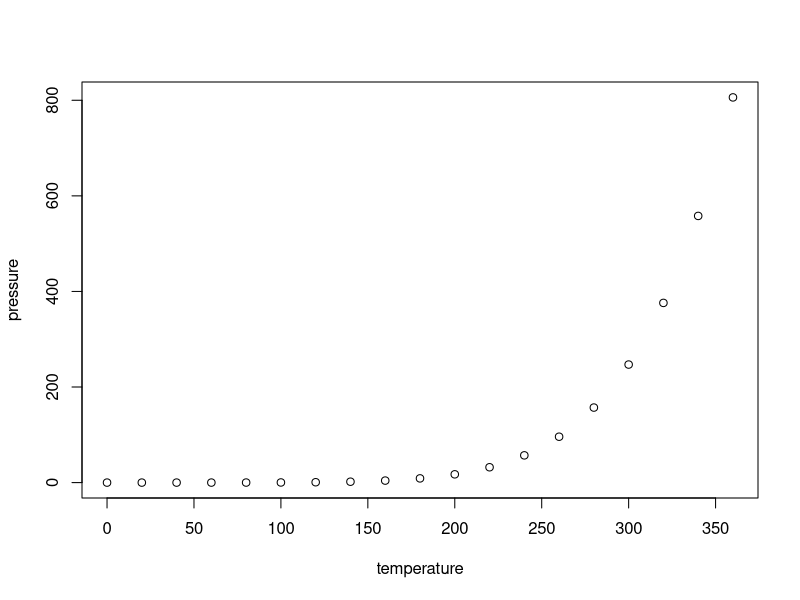
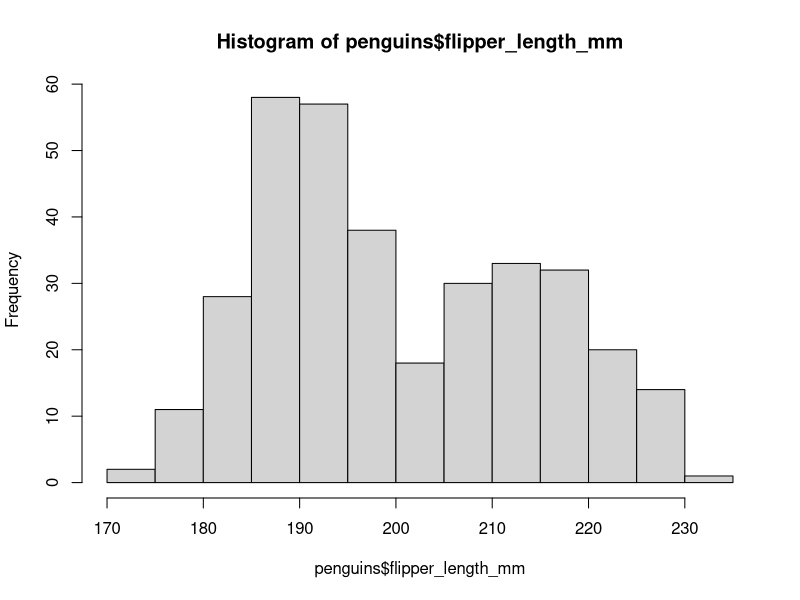
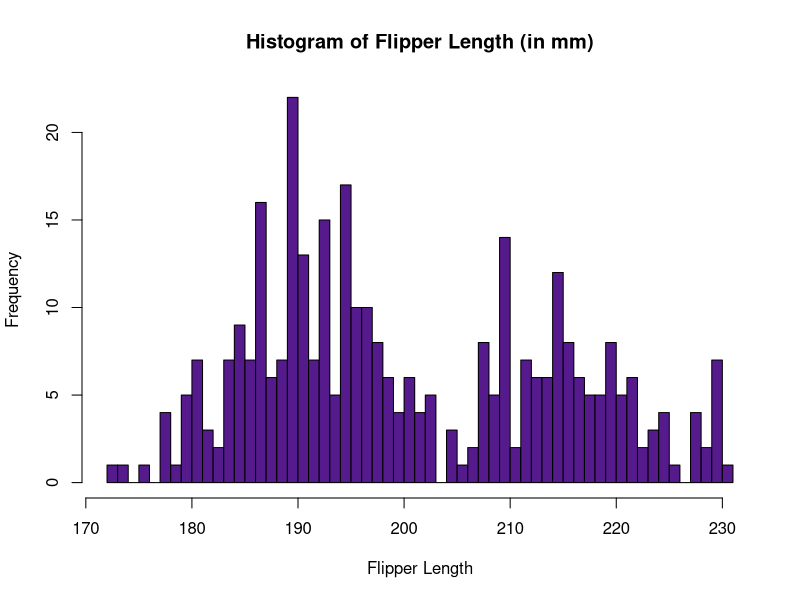
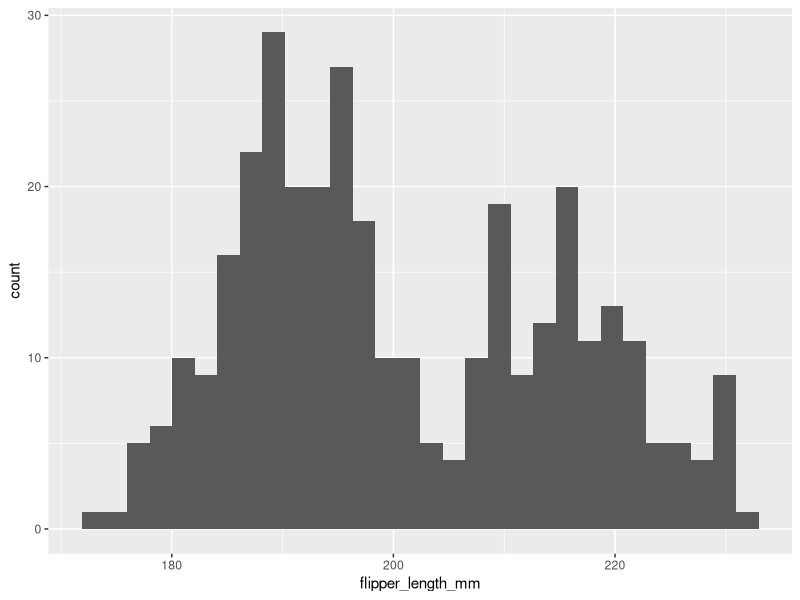
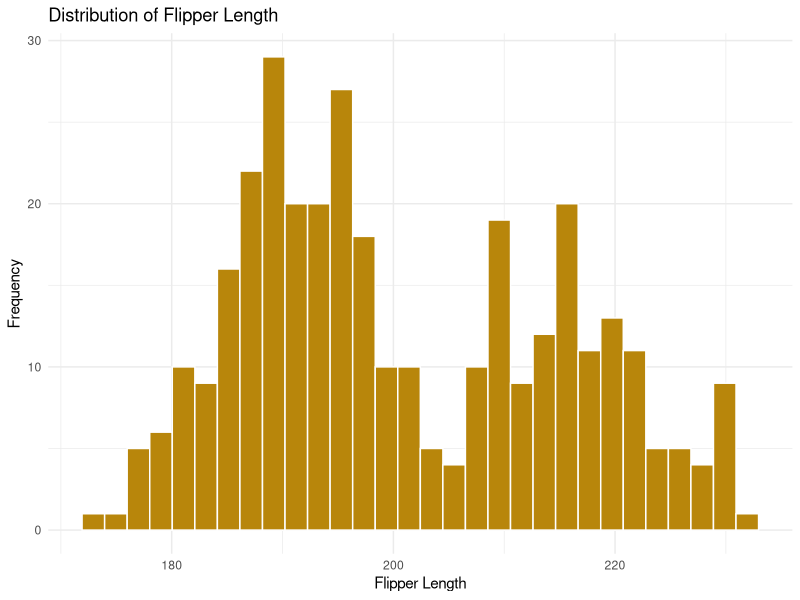
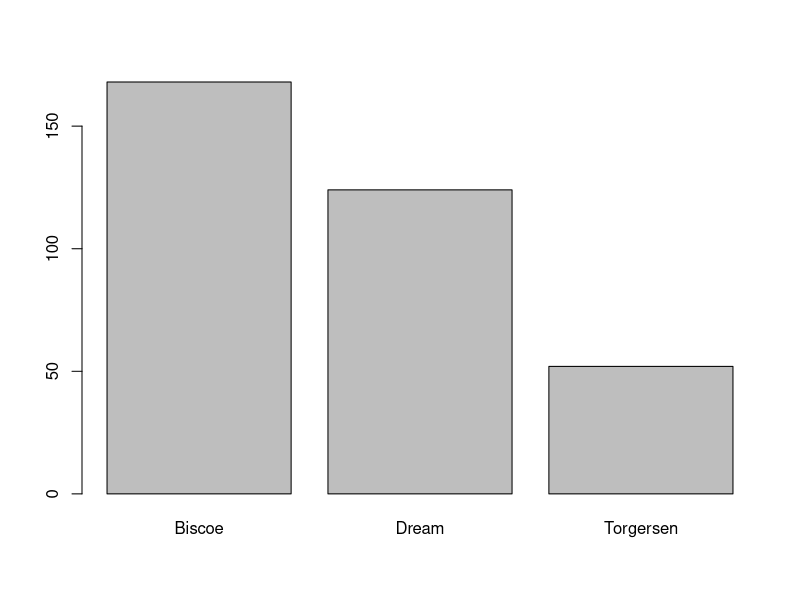
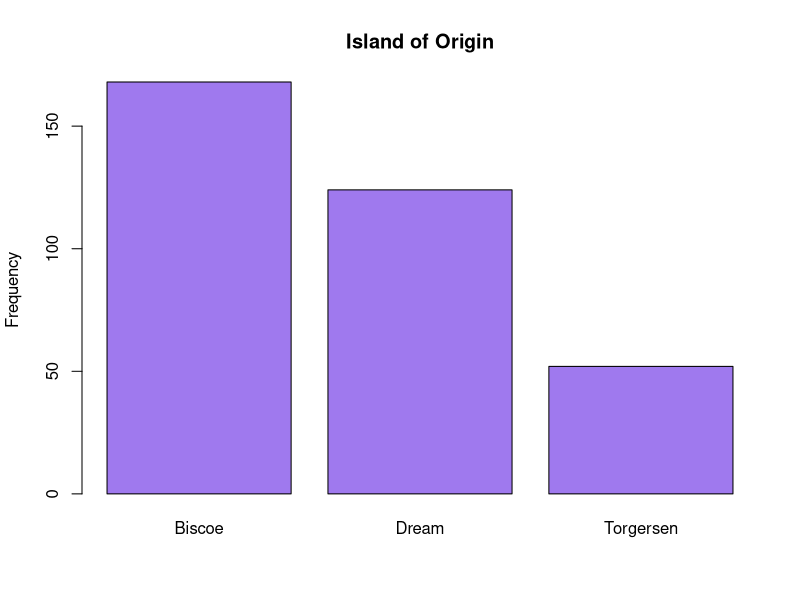
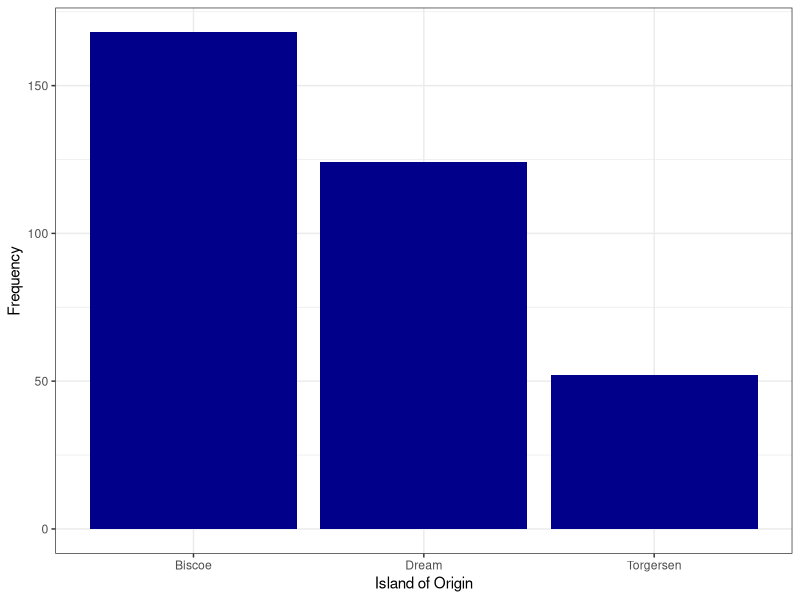

These figures' R source, in order:
## ----setup, echo = FALSE------------------------------------------------------------------------------------------------------
knitr::opts_chunk$set(echo = TRUE)
knitr::opts_knit$set(root.dir = '~/Dropbox/Workshops/IntrotoRIII/Intro-to-R-III')


## ----knit_ex, eval = FALSE----------------------------------------------------------------------------------------------------
## data(cars)
## summary(cars)


## ----pressure, echo=FALSE, fig.align = 'center', fig.cap = "For example, this figure was created with `echo = FALSE` and `eval = TRUE`."----
plot(pressure)


## ----eval = F-----------------------------------------------------------------------------------------------------------------
## install.packages('knitr')
## library(knitr)
## purl('IntroToRIII_20231102.Rmd')


## ----warning = F, message = F-------------------------------------------------------------------------------------------------
#install.packages("ggplot2")
#install.packages('palmerpenguins')
library(ggplot2)
library(palmerpenguins)


## ----iris---------------------------------------------------------------------------------------------------------------------
summary(penguins)


## ----echo=FALSE---------------------------------------------------------------------------------------------------------------
hist(penguins$flipper_length_mm)


## ----iris sepal, echo=FALSE, tidy =T------------------------------------------------------------------------------------------
hist(penguins$flipper_length_mm,
     main = "Histogram of Flipper Length (in mm)",   #main title of the graph
     xlab = "Flipper Length",                #x-axis label (can also use ylab for y-axis label)
     col = "purple4",                      #change color of the bars
     breaks = 45)                          #alter the number of bins


## ----warning = F, message = F, error = F--------------------------------------------------------------------------------------
ggplot(penguins, aes(x = flipper_length_mm)) +
  geom_histogram()


## -----------------------------------------------------------------------------------------------------------------------------
ggplot(penguins, aes(x = flipper_length_mm)) +
  geom_histogram(fill = "darkgoldenrod", #alter the fill color of the bars
                 color = "white") +      #alter the outline color of the bars
  ggtitle("Distribution of Flipper Length") +
  xlab("Flipper Length") +
  ylab("Frequency") +
  theme_minimal()     #changes the background theme.  The default is grey.
  


## -----------------------------------------------------------------------------------------------------------------------------
#Summarize # of penguins from each 
#island in a table
counts <- table(penguins$island)

#Create the plot
barplot(counts) 


## -----------------------------------------------------------------------------------------------------------------------------
barplot(counts, 
        main = "Island of Origin",
        col = "mediumpurple2",
        ylab = "Frequency")


## -----------------------------------------------------------------------------------------------------------------------------
ggplot(penguins, aes(x = island)) +
  geom_bar(fill = "darkblue") +
  xlab("Island of Origin") +
  ylab("Frequency") +
  theme_bw()    #note the difference in background with this theme


## -----------------------------------------------------------------------------------------------------------------------------
#Make a quick summary table of penguins
#by island:
library(dplyr)
library(tidyr)
species_by_island <- penguins %>%
  group_by(species, island) %>%
  tally()

#Graph out the summary table using ggplot2:
ggplot(species_by_island, aes(x = species, y = n, fill = island)) +
  geom_bar(stat = "identity", position = "dodge") +
  xlab("Island of Origin") +
  ylab("Number of individuals of each species") +
  theme_bw()    


## -----------------------------------------------------------------------------------------------------------------------------
#summarize average flipper length by island
flippers_by_island <- penguins %>%
  group_by(island) %>%
  summarize(mean_flipper_length = mean(flipper_length_mm, na.rm = T))

#graph it out:
ggplot(flippers_by_island, aes(x = island, y = mean_flipper_length, fill = island)) +
  geom_bar(stat = "identity", position = "dodge") +
  xlab("Island of Origin") +
  ylab("Frequency") +
  theme_bw() + 
  theme(legend.position = "none")  +  #use this last line to get rid of the legend 
  scale_fill_manual(values = c("purple4", "darkgoldenrod", "black"))


## -----------------------------------------------------------------------------------------------------------------------------
plot(penguins$body_mass_g, penguins$flipper_length_mm,
     xlab = "Body mass (in g)",
     ylab = "Flipper Length (in mm)",
     frame = FALSE, #removes the boundary that R automatically puts on a scatterplot
     pch = 19)  #specifies the type of dot


## -----------------------------------------------------------------------------------------------------------------------------
plot(penguins$flipper_length_mm,
     penguins$body_mass_g,
     xlab = "Flipper length (mm)",
     ylab = "Body Mass (g)",
     main = "",
     pch = 2, col = 'red')


## ----eval = FALSE-------------------------------------------------------------------------------------------------------------
## getwd()
## setwd("~/Dropbox/Workshops/IntrotoRIII/")


## ----eval = FALSE-------------------------------------------------------------------------------------------------------------
## knitr::opts_knit$set(root.dir = "~/Dropbox/Workshops/IntrotoRIII/")


## ----pdf----------------------------------------------------------------------------------------------------------------------
pdf("Figures/WeightvsHeight.pdf",
    height = 4, width = 4)
plot(penguins$flipper_length_mm,
     penguins$body_mass_g,
     xlab = "Flipper length (mm)",
     ylab = "Body Mass (g)",
     main = "",
     pch = 2, col = 'red')
dev.off()


## ----plot_lims----------------------------------------------------------------------------------------------------------------
max(penguins$flipper_length_mm)
max(penguins$flipper_length_mm, na.rm = TRUE)

xlimits <- c(min(penguins$flipper_length_mm,
                  na.rm = TRUE)-1,
              max(penguins$flipper_length_mm,
                  na.rm = TRUE)+1)
ylimits <- c(min(penguins$body_mass_g,
                  na.rm = TRUE)-1,
              max(penguins$body_mass_g,
                  na.rm = TRUE)+1)

plot(penguins$flipper_length_mm[penguins$species == "Adelie"],
     penguins$body_mass_g[penguins$species == "Adelie"],
     xlim = xlimits,
     ylim = ylimits,
     xlab = "Flipper length (mm)",
     ylab = "Body Mass (g)",
     pch = 2, col = 'navyblue')
points(penguins$flipper_length_mm[penguins$species == "Chinstrap"],
       penguins$body_mass_g[penguins$species == "Chinstrap"],
       pch = 19, col = 'deeppink',
       lwd = 2)
points(penguins$flipper_length_mm[penguins$species == "Gentoo"],
       penguins$body_mass_g[penguins$species == "Gentoo"],
       pch = 21, col = 'deepskyblue',
       bg = alpha('deepskyblue', 0.5))
legend('topleft', pch = c(2,19,19), 
       lwd = c(1,2,1), lty = c(NA, NA,NA),
       col = c("navyblue",
               "deeppink",
               alpha("deepskyblue",.5)),
       legend = c("Adelie",
                  "Chinstrap",
                  "Gentoo"), bty = 'n')


## ----par_mfrow----------------------------------------------------------------------------------------------------------------
par(mfrow = c(1,3))
plot(penguins$flipper_length_mm[penguins$species == "Adelie"],
     penguins$body_mass_g[penguins$species == "Adelie"],
     xlim = xlimits,
     ylim = ylimits,
     xlab = "Flipper length (mm)",
     ylab = "Body Mass (g)",
     main = "Adelie",
     pch = 19, col = 'navyblue')
plot(penguins$flipper_length_mm[penguins$species == "Chinstrap"],
     penguins$body_mass_g[penguins$species == "Chinstrap"],
     xlim = xlimits,
     ylim = ylimits,
     xlab = "Flipper length (mm)",
     ylab = "Body Mass (g)",
     main = "Chinstrap",
     pch = 19, col = 'deeppink')
plot(penguins$flipper_length_mm[penguins$species == "Gentoo"],
     penguins$body_mass_g[penguins$species == "Gentoo"],
     xlim = xlimits,
     ylim = ylimits,
     xlab = "Flipper length (mm)",
     ylab = "Body Mass (g)",
     main = 'Gentoo',
     pch = 19, col = 'deepskyblue')


## ----multi_pdf----------------------------------------------------------------------------------------------------------------
titles <- c("Adelie", "Chinstrap", "Gentoo")
colors <- c("navyblue", "deeppink", "deepskyblue")

pdf("Figures/MassvsFlipper_species.pdf", height = 4, width = 4)
for(i in 1:3){
  par(mfrow = c(1,1))
  plot(penguins$flipper_length_mm[penguins$species == titles[i]],
     penguins$body_mass_g[penguins$species == titles[i]],
     xlim = xlimits,
     ylim = ylimits,
     xlab = "Flipper length (mm)",
     ylab = "Body Mass (g)",
     main = titles[i],
     pch = 2, col = colors[i])
}
dev.off()


## ----ggplot_point, warning = F, message = F-----------------------------------------------------------------------------------
ggplot(penguins, aes(x = body_mass_g, y = flipper_length_mm)) +
  geom_point() +
  xlab("Body Mass (in g)") +
  ylab("Flipper length (in mm)") +
  theme_classic() +
  geom_smooth(method = lm, color = "red", se=FALSE) 
#lm = linear model
#se = whether or not to include standard error estimates


## ----warning = F, message = F-------------------------------------------------------------------------------------------------
ggplot(penguins, aes(x=body_mass_g, y=flipper_length_mm, color=species)) + 
    geom_point(size=6) +
    theme_minimal() +
  scale_color_manual(values = c("purple4", "darkgoldenrod", "black"),
                     ## Change legend title
                     name = "Species") +
  xlab("Body mass (in g)") + 
  ylab("Flipper length (in mm)")


## ----warning = F, message = F-------------------------------------------------------------------------------------------------
penguins %>% 
  ggplot(aes(x=body_mass_g, y=flipper_length_mm, color = species)) + 
  geom_point(size=2) +
  facet_wrap(~species) +
  theme_minimal() +
  guides(color = guide_legend(title = "Species")) +
  xlab("Body mass (in g)") + 
  ylab("Flipper length (in mm)")


## ----eval = FALSE, warning = F, message = F-----------------------------------------------------------------------------------
## penguins %>%
##   ggplot(aes(x=body_mass_g, y=flipper_length_mm)) +
##   geom_point(size=2) +
##   facet_wrap(~species) +
##   theme_classic() +
##   xlab("Body mass (in g)") +
##   ylab("Flipper length (in mm)")


## ----ggsave, warning = F, message = F-----------------------------------------------------------------------------------------
peng_plot <- penguins %>% 
  ggplot(aes(x=body_mass_g, y=flipper_length_mm, color = species)) + 
  geom_point(size=2) +
  facet_wrap(~species) +
  theme_minimal() +
  guides(color = guide_legend(title = "Species")) +
  xlab("Body mass (in g)") + 
  ylab("Flipper length (in mm)")

ggsave(peng_plot, filename = "Figures/MassvsFlipperLength_ggplot.pdf")

